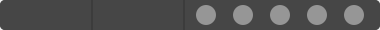
<?xml version="1.0" encoding="UTF-8"?>
<ui version="4.0">
 <class>ToCorrectWidget</class>
 <widget class="QWidget" name="ToCorrectWidget">
  <property name="geometry">
   <rect>
    <x>0</x>
    <y>0</y>
    <width>380</width>
    <height>30</height>
   </rect>
  </property>
  <property name="minimumSize">
   <size>
    <width>380</width>
    <height>30</height>
   </size>
  </property>
  <property name="windowTitle">
   <string>Form</string>
  </property>
  <property name="styleSheet">
   <string notr="true"/>
  </property>
  <layout class="QHBoxLayout" name="horizontalLayout_2">
   <property name="leftMargin">
    <number>0</number>
   </property>
   <property name="topMargin">
    <number>0</number>
   </property>
   <property name="rightMargin">
    <number>0</number>
   </property>
   <property name="bottomMargin">
    <number>0</number>
   </property>
   <item>
    <widget class="QFrame" name="frame_label">
     <property name="minimumSize">
      <size>
       <width>380</width>
       <height>30</height>
      </size>
     </property>
     <property name="maximumSize">
      <size>
       <width>16777215</width>
       <height>40</height>
      </size>
     </property>
     <property name="styleSheet">
      <string notr="true">QFrame{
	background-color: rgb(70, 70, 70);
	border-radius: 5px;
}</string>
     </property>
     <property name="frameShape">
      <enum>QFrame::StyledPanel</enum>
     </property>
     <property name="frameShadow">
      <enum>QFrame::Raised</enum>
     </property>
     <layout class="QHBoxLayout" name="horizontalLayout">
      <property name="spacing">
       <number>0</number>
      </property>
      <property name="leftMargin">
       <number>0</number>
      </property>
      <property name="topMargin">
       <number>0</number>
      </property>
      <property name="rightMargin">
       <number>0</number>
      </property>
      <property name="bottomMargin">
       <number>0</number>
      </property>
      <item>
       <widget class="QLabel" name="label_userName">
        <property name="sizePolicy">
         <sizepolicy hsizetype="Minimum" vsizetype="Minimum">
          <horstretch>0</horstretch>
          <verstretch>0</verstretch>
         </sizepolicy>
        </property>
        <property name="minimumSize">
         <size>
          <width>90</width>
          <height>20</height>
         </size>
        </property>
        <property name="maximumSize">
         <size>
          <width>120</width>
          <height>16777215</height>
         </size>
        </property>
        <property name="font">
         <font>
          <family>等线</family>
          <pointsize>14</pointsize>
         </font>
        </property>
        <property name="styleSheet">
         <string notr="true">QLabel{
	color: rgb(255, 255, 255);
	background-color: rgb(70, 70, 70);
	border: 0px;
}</string>
        </property>
        <property name="frameShape">
         <enum>QFrame::Box</enum>
        </property>
        <property name="text">
         <string/>
        </property>
        <property name="alignment">
         <set>Qt::AlignCenter</set>
        </property>
       </widget>
      </item>
      <item>
       <widget class="QFrame" name="frame_line1">
        <property name="sizePolicy">
         <sizepolicy hsizetype="Fixed" vsizetype="Fixed">
          <horstretch>0</horstretch>
          <verstretch>0</verstretch>
         </sizepolicy>
        </property>
        <property name="minimumSize">
         <size>
          <width>2</width>
          <height>40</height>
         </size>
        </property>
        <property name="styleSheet">
         <string notr="true">QFrame{
	background-color: rgb(60, 60, 60);
}</string>
        </property>
        <property name="frameShape">
         <enum>QFrame::StyledPanel</enum>
        </property>
        <property name="frameShadow">
         <enum>QFrame::Raised</enum>
        </property>
       </widget>
      </item>
      <item>
       <widget class="QLabel" name="label_markClass">
        <property name="minimumSize">
         <size>
          <width>90</width>
          <height>20</height>
         </size>
        </property>
        <property name="maximumSize">
         <size>
          <width>120</width>
          <height>16777215</height>
         </size>
        </property>
        <property name="font">
         <font>
          <family>等线</family>
          <pointsize>14</pointsize>
         </font>
        </property>
        <property name="styleSheet">
         <string notr="true">QLabel{
	color: rgb(255, 255, 255);
	background-color: rgb(70, 70, 70);
	border: 0px;
}</string>
        </property>
        <property name="frameShape">
         <enum>QFrame::Box</enum>
        </property>
        <property name="text">
         <string/>
        </property>
        <property name="alignment">
         <set>Qt::AlignCenter</set>
        </property>
       </widget>
      </item>
      <item>
       <widget class="QFrame" name="frame_line2">
        <property name="sizePolicy">
         <sizepolicy hsizetype="Fixed" vsizetype="Fixed">
          <horstretch>0</horstretch>
          <verstretch>0</verstretch>
         </sizepolicy>
        </property>
        <property name="minimumSize">
         <size>
          <width>2</width>
          <height>40</height>
         </size>
        </property>
        <property name="styleSheet">
         <string notr="true">QFrame{
	background-color: rgb(60, 60, 60);
}</string>
        </property>
        <property name="frameShape">
         <enum>QFrame::StyledPanel</enum>
        </property>
        <property name="frameShadow">
         <enum>QFrame::Raised</enum>
        </property>
       </widget>
      </item>
      <item>
       <widget class="QFrame" name="frame_star">
        <property name="minimumSize">
         <size>
          <width>195</width>
          <height>0</height>
         </size>
        </property>
        <property name="frameShape">
         <enum>QFrame::StyledPanel</enum>
        </property>
        <property name="frameShadow">
         <enum>QFrame::Raised</enum>
        </property>
        <layout class="QHBoxLayout" name="horizontalLayout_3">
         <property name="leftMargin">
          <number>0</number>
         </property>
         <property name="topMargin">
          <number>0</number>
         </property>
         <property name="rightMargin">
          <number>5</number>
         </property>
         <property name="bottomMargin">
          <number>0</number>
         </property>
         <item>
          <widget class="QPushButton" name="btn_Star1">
           <property name="enabled">
            <bool>false</bool>
           </property>
           <property name="minimumSize">
            <size>
             <width>20</width>
             <height>20</height>
            </size>
           </property>
           <property name="maximumSize">
            <size>
             <width>20</width>
             <height>20</height>
            </size>
           </property>
           <property name="sizeIncrement">
            <size>
             <width>30</width>
             <height>30</height>
            </size>
           </property>
           <property name="styleSheet">
            <string notr="true">QPushButton{
	border-radius: 10px;
	background-color: rgb(150, 150, 150);
}
QPushButton:flat{
	background-color: rgb(255, 255, 255);
}</string>
           </property>
           <property name="text">
            <string/>
           </property>
           <property name="default">
            <bool>false</bool>
           </property>
          </widget>
         </item>
         <item>
          <widget class="QPushButton" name="btn_Star2">
           <property name="enabled">
            <bool>false</bool>
           </property>
           <property name="minimumSize">
            <size>
             <width>20</width>
             <height>20</height>
            </size>
           </property>
           <property name="maximumSize">
            <size>
             <width>20</width>
             <height>20</height>
            </size>
           </property>
           <property name="sizeIncrement">
            <size>
             <width>30</width>
             <height>30</height>
            </size>
           </property>
           <property name="styleSheet">
            <string notr="true">QPushButton{
	border-radius: 10px;
	background-color: rgb(150, 150, 150);
}
QPushButton:flat{
	background-color: rgb(255, 255, 255);
}</string>
           </property>
           <property name="text">
            <string/>
           </property>
          </widget>
         </item>
         <item>
          <widget class="QPushButton" name="btn_Star3">
           <property name="enabled">
            <bool>false</bool>
           </property>
           <property name="minimumSize">
            <size>
             <width>20</width>
             <height>20</height>
            </size>
           </property>
           <property name="maximumSize">
            <size>
             <width>20</width>
             <height>20</height>
            </size>
           </property>
           <property name="sizeIncrement">
            <size>
             <width>30</width>
             <height>30</height>
            </size>
           </property>
           <property name="styleSheet">
            <string notr="true">QPushButton{
	border-radius: 10px;
	background-color: rgb(150, 150, 150);
}
QPushButton:flat{
	background-color: rgb(255, 255, 255);
}</string>
           </property>
           <property name="text">
            <string/>
           </property>
          </widget>
         </item>
         <item>
          <widget class="QPushButton" name="btn_Star4">
           <property name="enabled">
            <bool>false</bool>
           </property>
           <property name="minimumSize">
            <size>
             <width>20</width>
             <height>20</height>
            </size>
           </property>
           <property name="maximumSize">
            <size>
             <width>20</width>
             <height>20</height>
            </size>
           </property>
           <property name="sizeIncrement">
            <size>
             <width>30</width>
             <height>30</height>
            </size>
           </property>
           <property name="styleSheet">
            <string notr="true">QPushButton{
	border-radius: 10px;
	background-color: rgb(150, 150, 150);
}
QPushButton:flat{
	background-color: rgb(255, 255, 255);
}</string>
           </property>
           <property name="text">
            <string/>
           </property>
          </widget>
         </item>
         <item>
          <widget class="QPushButton" name="btn_Star5">
           <property name="enabled">
            <bool>false</bool>
           </property>
           <property name="minimumSize">
            <size>
             <width>20</width>
             <height>20</height>
            </size>
           </property>
           <property name="maximumSize">
            <size>
             <width>20</width>
             <height>20</height>
            </size>
           </property>
           <property name="sizeIncrement">
            <size>
             <width>30</width>
             <height>30</height>
            </size>
           </property>
           <property name="styleSheet">
            <string notr="true">QPushButton{
	border-radius: 10px;
	background-color: rgb(150, 150, 150);
}
QPushButton:flat{
	background-color: rgb(255, 255, 255);
}</string>
           </property>
           <property name="text">
            <string/>
           </property>
          </widget>
         </item>
        </layout>
       </widget>
      </item>
     </layout>
    </widget>
   </item>
  </layout>
 </widget>
 <resources/>
 <connections/>
</ui>
